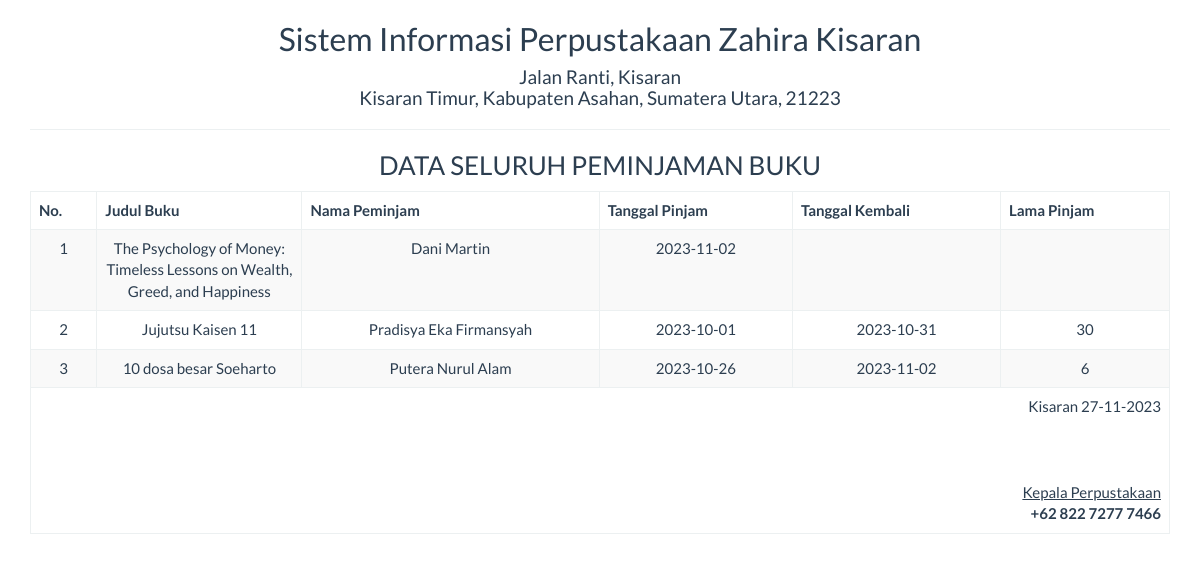
Screenshot of /report/peminjaman_semua.php with the database file from the repository.
### tables this page shows
CREATE TABLE `peminjaman` (
  `judul_buku` varchar(500) NOT NULL,
  `peminjam` varchar(50) NOT NULL,
  `tgl_pinjam` varchar(25) NOT NULL,
  `jatah_lama_pinjam` int NOT NULL,
  `tgl_kembali` varchar(20) DEFAULT NULL,
  `lama_pinjam` int DEFAULT NULL,
  `keterangan` varchar(100) NOT NULL,
  `id` int NOT NULL
);

### report/peminjaman_semua.php (the view, shortened to what this page needs)
<!DOCTYPE html>
<html>
    <head>
        <link href="../Assets/css/bootstrap.min.css" rel="stylesheet" type="text/css"/>
    </head>
    <body onload="print()">
        <?php
        include '../config/koneksi.php';
        ?>
        <div class="container">
            <div class='row'>
                <div class="col-sm-12">
                    <div class="text-center">
                        <h2>Sistem Informasi Perpustakaan Zahira Kisaran </h2>
                        <h4>Jalan Ranti, Kisaran <br> Kisaran Timur, Kabupaten Asahan, Sumatera Utara, 21223</h4>
                        <hr>
                        <h3>DATA SELURUH PEMINJAMAN BUKU</h3>
                        <table class="table table-bordered table-striped table-hover">
                        <tbody>
                                <thead>
								<tr>
									<th>No.</th><th width="18%">Judul Buku</th><th>Nama Peminjam</th><th>Tanggal Pinjam</th><th>Tanggal Kembali</th><th>Lama Pinjam</th>
								</tr>
								</thead>
							<tbody>
                            <?php
                            $sql = "SELECT * FROM peminjaman";
                            $query = mysqli_query($koneksi, $sql) or die("SQL Anda Salah");
                            $nomor = 0;
                            while ($data = mysqli_fetch_array($query)) {
                                $nomor++;
                                ?>
                                <tr>
                                    <td><?= $nomor ?></td>
                                    <td><?= $data['judul_buku'] ?></td>
									<td><?= $data['peminjam'] ?></td>
                                    <td><?= $data['tgl_pinjam'] ?></td>
                                    <td><?= $data['tgl_kembali'] ?></td>
                                    <td><?= $data['lama_pinjam'] ?></td>
                                </tr>
                            <?php } ?>
							</tbody>
                        </tbody>
                            <tfoot>
                                <tr>
                                    <td colspan="8" class="text-right">
                                        Kisaran  <?= date("d-m-Y") ?>
                                        <br><br><br><br>
                                        <u>Kepala Perpustakaan<strong></u><br>
                                        +62 822 7277 7466
									</td>
								</tr>
							</tfoot>
                        </table>
                    </div>
                </div>
            </div>
    </body>
</html>

### rows the page displays
peminjaman: judul_buku "The Psychology of Money: Timeless Lessons on Wealth, Greed, and Happiness", peminjam "Dani Martin", tgl_pinjam "2023-11-02"
peminjaman: judul_buku "Jujutsu Kaisen 11", peminjam "Pradisya Eka Firmansyah", tgl_pinjam "2023-10-01", tgl_kembali "2023-10-31", lama_pinjam "30"
peminjaman: judul_buku "10 dosa besar Soeharto", peminjam "Putera Nurul Alam", tgl_pinjam "2023-10-26", tgl_kembali "2023-11-02", lama_pinjam "6"
